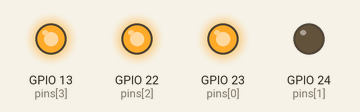
A program run on a simulated Raspberry Pi (BCM pin numbers). On the bench: output pins drawn as LEDs (lit = HIGH). Random numbers come from a fixed seed.

Above: at 3.4 s.
At 8.1 s:
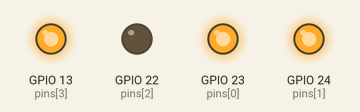
At 12.1 s:
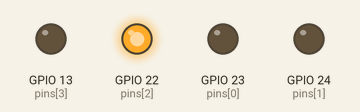
At 19.3 s:
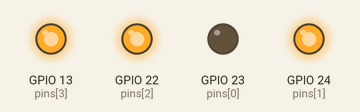
At 25.7 s:
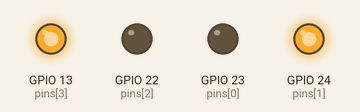
At 31.3 s:
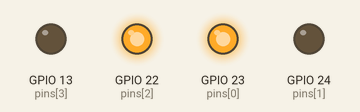
Timing chart, 0 to 40.0 s (numbered marks = the images above):
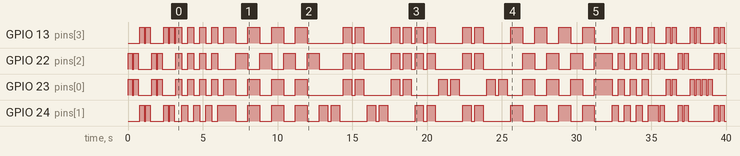

The program:

christmas.py
```python
#!/usr/bin/env python

"""Make some LEDs blink in pleasant, maybe Christmas-like patterns.

Created for Christmas, using rhythms/patterns that remind me of
jingling sleigh bells. Be sure to use red and green LEDs. If you use 4
LEDs, there are 64 basic pattern possibilities (2**4 LED * 2 patterns
* 2 tempi).
"""

import RPi.GPIO as GPIO
from fourleds import light, clear, encode
from time import sleep
from random import randint

pins = [23, 24, 22, 13]
GPIO.setmode(GPIO.BCM)
GPIO.setup(pins, GPIO.OUT)

t0 = 0.4 # Basic time unit for the rhythm
xmax = (2 ** len(pins)) - 1

def abab(x, t):
    assert type(x) == int
    assert 0 <= x <= xmax
    for i in range(4):
        encode(x, pins)
        sleep(t)
        encode(xmax - x, pins)
        sleep(t)

def aabb(x, t):
    assert type(x) == int
    assert 0 <= x <= xmax
    k = 0.7 # Defines how legato vs staccato
    for i in range(2):
        for j in range(2):
            encode(x, pins)
            sleep(t * k)
            clear(pins)
            sleep(t * (1-k))
        for j in range(2):
            encode(xmax - x, pins)
            sleep(t * k)
            clear(pins)
            sleep(t * (1-k))

try:
    while(True):
        time_factor = randint(1,2)
        if randint(0,1):
            abab(randint(1, xmax-1), t0 * time_factor)
        else:
            aabb(randint(1, xmax-1), t0 * time_factor)
except KeyboardInterrupt:
    pass

GPIO.cleanup()
```

fourleds.py
```python
"""Library of functions for encoding a number in LEDs."""

import RPi.GPIO as GPIO

def light(pin):
    GPIO.output(pin, GPIO.HIGH)

def clear(pinlist):
    for p in pinlist:
        GPIO.output(p, GPIO.LOW)

def encode(n, pinlist):
    clear(pinlist)
    for i, p in enumerate(pinlist):
        if (n >> i) % 2:
            light(p)
```

Measured:
- by itself, GPIO 13 (pins[3]): LOW → HIGH at 0.80 s, → LOW 0.28 s later, → HIGH 0.12 s later, → LOW 0.28 s later, … (68 changes in this stretch)
- by itself, GPIO 22 (pins[2]): LOW → HIGH at 0.00 s, → LOW 0.28 s later, → HIGH 0.12 s later, → LOW 0.28 s later, … (66 changes in this stretch)
- by itself, GPIO 23 (pins[0]): LOW → HIGH at 0.00 s, → LOW 0.28 s later, → HIGH 0.12 s later, → LOW 0.28 s later, … (66 changes in this stretch)
- by itself, GPIO 24 (pins[1]): LOW → HIGH at 0.80 s, → LOW 0.28 s later, → HIGH 0.12 s later, → LOW 0.28 s later, … (64 changes in this stretch)
